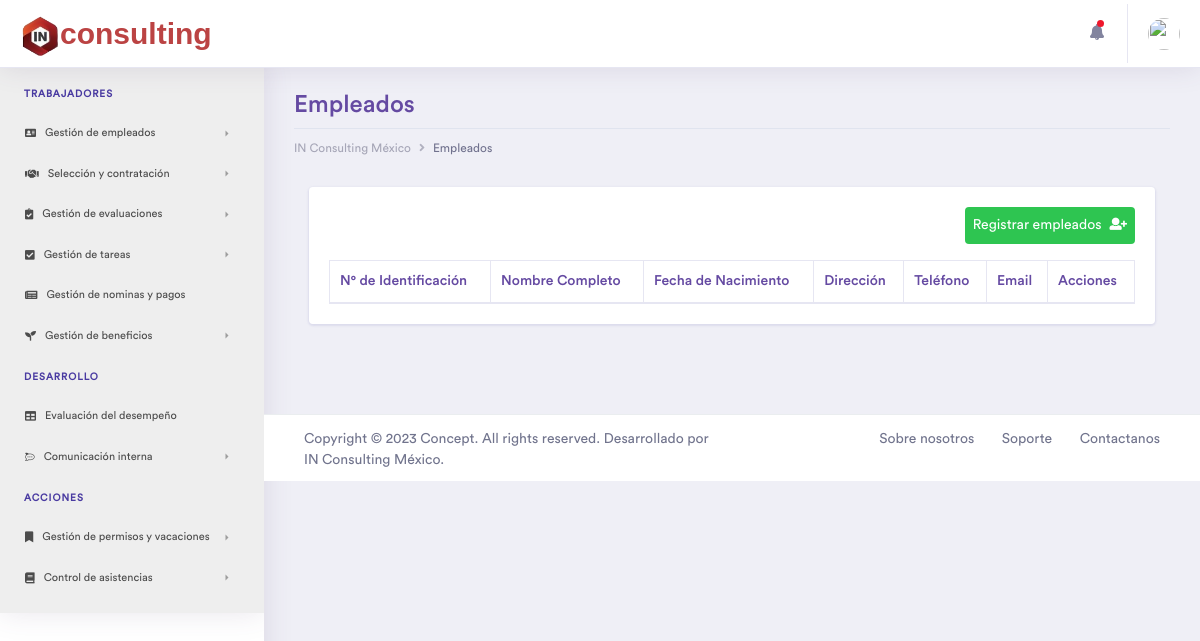
Page /Empleados on the earlier database version.
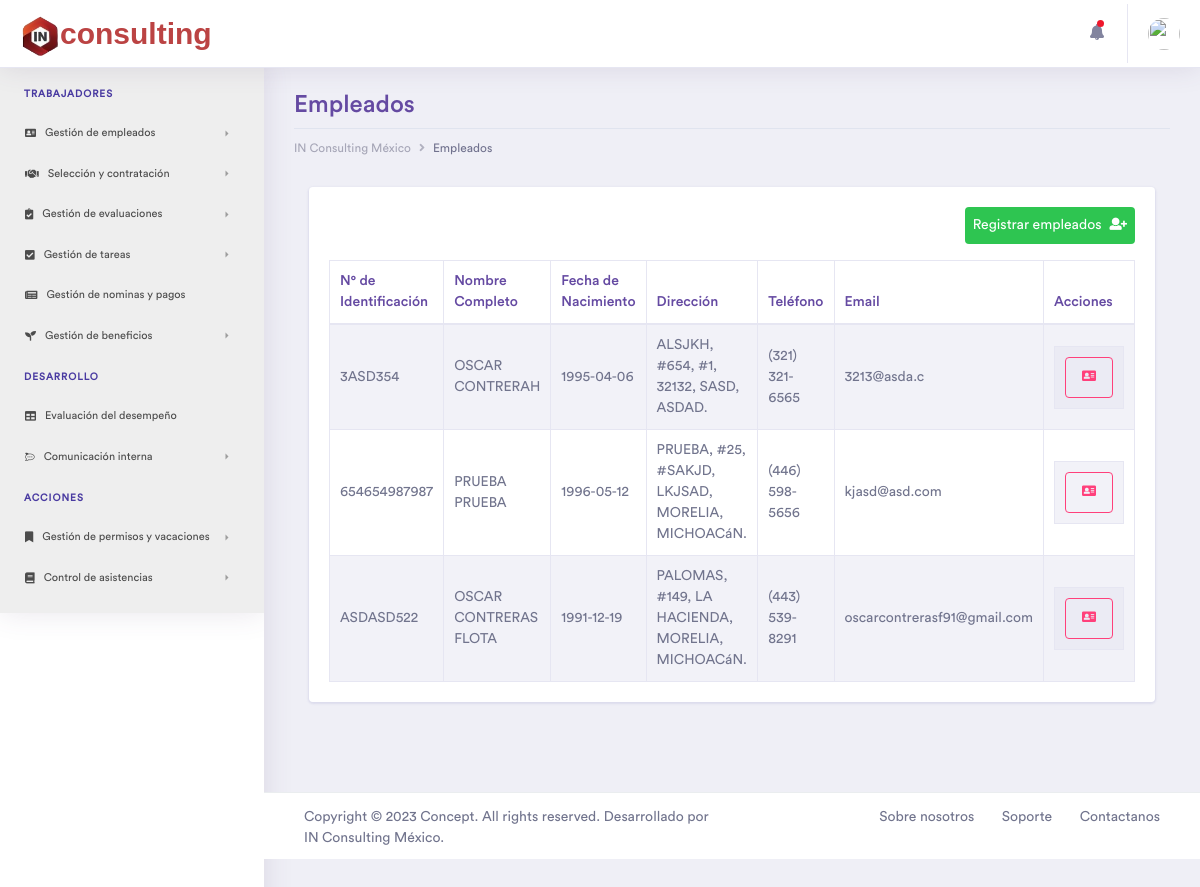
Same page on the later database version.
### tables this page shows
CREATE TABLE `empleados` (
  `idEmpleados` int(11) NOT NULL,
  `name` varchar(45) NOT NULL,
  `lastname` varchar(45) NOT NULL,
  `genero` varchar(1) NOT NULL,
  `fNac` date NOT NULL,
  `phone` varchar(15) NOT NULL,
  `email` varchar(45) NOT NULL,
  `identificacion` varchar(45) NOT NULL,
  `NSS` varchar(15) NOT NULL,
  `RFC` varchar(15) NOT NULL,
  `street` varchar(45) NOT NULL,
  `numE` varchar(5) NOT NULL,
  `numI` varchar(5) DEFAULT NULL,
  `colonia` varchar(45) NOT NULL,
  `CP` varchar(8) NOT NULL,
  `municipio` varchar(30) NOT NULL,
  `estado` varchar(45) NOT NULL,
  `fecha_contratado` date NOT NULL DEFAULT current_timestamp()
);

### controller/plantilla.controlador.php (called while the page is built)
<?php
Class ControladorPlantilla{
	public function ctrTraerPlantilla(){
		include "view/plantilla.php";
	}
}

### index.php (called while the page is built)
<?php
require_once "controller/plantilla.controlador.php";
require_once "controller/formularios.controlador.php";
require_once "model/formularios.modelo.php";
$plantilla = new ControladorPlantilla();
$plantilla -> ctrTraerPlantilla();

### controller/formularios.controlador.php (called while the page is built, shortened)
<?php
class ControladorFormularios{
	static public function ctrVerEmpleados($item, $valor){
		$tabla = "empleados";
		$respuesta = ModeloFormularios::mdlVerEmpleados($tabla, $item, $valor);
		return $respuesta;
	}
	static public function ctrNumeroTelefonico($phone){
		$numero = ModeloFormularios::mdlNumeroTelefonico($phone);
		return $numero;
	}
}

### model/conexion.php (called while the page is built)
<?php
class Conexion{
  static public function conectar(){
    $link = new PDO("mysql:host=localhost;dbname=inrh",
                  "root",
                  "");
    $link->exec("set names utf8");
    return $link;
  }
}

### model/formularios.modelo.php (called while the page is built, shortened)
<?php
require_once "conexion.php";
class ModeloFormularios{
	static public function mdlVerEmpleados($tabla, $item, $valor){
		if($item == null && $valor == null){
			$sql = "SELECT e.idEmpleados, e.name, e.lastname, e.genero, e.fNac, e.phone, e.email, e.identificacion, e.NSS, e.RFC, e.street, e.numE, e.numI, e.colonia, e.CP, e.estado, e.municipio, e.fecha_contratado, m.nameEmer, m.parentesco, m.phoneEmer
				FROM Empleados e
				INNER JOIN Emergencia m ON e.idEmpleados = m.Empleados_idEmpleados ORDER BY idEmpleados DESC;";
			$stmt = Conexion::conectar()->prepare($sql);
			$stmt->execute();
			return $stmt -> fetchAll();
		}
	}
	static public function mdlNumeroTelefonico($number){
	    $number = preg_replace('/[^0-9]/', '', $number);
	    $length = strlen($number);
	    if($length == 10){
	        $number = preg_replace('/([0-9]{3})([0-9]{3})([0-9]{4})/', '($1) $2-$3', $number);
	    }elseif($length == 11){
	        $number = preg_replace('/([0-9]{1})([0-9]{3})([0-9]{3})([0-9]{4})/', '+$1 ($2) $3-$4', $number);
	    }
	    return $number;
	}
}

### view/pages/Empleados.php (the view, shortened to what this page needs)
<?php
$empleados = ControladorFormularios::ctrVerEmpleados(null, null);
?><div class="container-fluid dashboard-content ">
	<div class="row">
		<div class="col-xl-12 col-lg-12 col-md-12 col-sm-12 col-12">
			<div class="page-header">
				<h2 class="pageheader-title">Empleados</h2>
				<div class="page-breadcrumb">
					<nav aria-label="breadcrumb">
						<ol class="breadcrumb">
							<li class="breadcrumb-item"><a href="Inicio" class="breadcrumb-link">IN Consulting México</a></li>
							<li class="breadcrumb-item active" aria-current="page">Empleados</li>
						</ol>
					</nav>
				</div>
			</div>
		</div>
	</div>
	<div class="ecommerce-widget">
		<div class="col-xl-12 col-lg-12 col-md-12 col-sm-12 col-12">
			<div class="card">
				<div class="card-body">
					<a href="RegistroEmpleados" class="btb btn-success p-2 rounded mb-3 float-right">
						Registrar empleados<i class="fas fa-user-plus ml-2"></i>
					</a>
					<div class="table-responsive">
						<table id="example" class="table table-striped table-bordered second" style="width:100%">
							<thead>
								<tr>
									<th>N° de Identificación</th>
									<th>Nombre Completo</th>
									<th>Fecha de Nacimiento</th>
									<th>Dirección</th>
									<th>Teléfono</th>
									<th>Email</th>
									<th>Acciones</th>
								</tr>
							</thead>
							<tbody>
								<?php foreach ($empleados as $key => $value): ?>
								<tr>
									<td><?php echo strtoupper($value['identificacion']); ?></td>
									<td><?php echo strtoupper($value['name'].' '.$value['lastname']); ?></td>
									<td><?php echo $value['fNac']; ?></td>
								<?php if ($value['numI']==null || $value['numI'] == ""): ?>
									<td><?php echo strtoupper($value['street'].", #".$value['numE'].", ".$value['colonia'].", ".$value['municipio'].", ".$value['estado']."."); ?></td>
								<?php else: ?>
									<td><?php echo strtoupper($value['street'].", #".$value['numE'].", #".$value['numI'].", ".$value['colonia'].", ".$value['municipio'].", ".$value['estado']."."); ?></td>
								<?php endif ?>
								<?php
									$formattedNumber = ControladorFormularios::ctrNumeroTelefonico($value['phone']);
								?>
									<td><?php echo $formattedNumber; ?></td>
									<td><?php echo $value['email']; ?></td>
									<td>
										<table>
											<tr>
												<td>
													<form method="POST" action="Colaborador">
													<button class="btn btn btn-outline-secondary rounded btn-block" name="Editar" value="<?php echo $value['idEmpleados'];?>">
														<i class="fas fa-address-card"></i>
													</button>
													</form>
												</td>
											</tr>
										</table>
									</td>
								</tr>
								<?php endforeach ?>
							</tbody>
						</table>
					</div>
				</div>
			</div>
		</div>
	</div>
</div>

### view/plantilla.php (shortened to what this page needs)
<!doctype html>
<html lang="es">
<head>
	<link rel="stylesheet" href="assets/vendor/bootstrap/css/bootstrap.min.css">
	<link href="assets/vendor/fonts/circular-std/style.css" rel="stylesheet">
	<link rel="stylesheet" href="assets/libs/css/style.css">
	<link rel="stylesheet" href="assets/vendor/fonts/fontawesome/css/fontawesome-all.css">
	<link rel="stylesheet" href="assets/vendor/charts/chartist-bundle/chartist.css">
	<link rel="stylesheet" href="assets/vendor/charts/morris-bundle/morris.css">
	<link rel="stylesheet" href="assets/vendor/fonts/material-design-iconic-font/css/materialdesignicons.min.css">
	<link rel="stylesheet" href="assets/vendor/charts/c3charts/c3.css">
	<link rel="stylesheet" href="assets/vendor/fonts/flag-icon-css/flag-icon.min.css">
	<link rel="stylesheet" type="text/css" href="assets/vendor/datatables/css/dataTables.bootstrap4.css">
	<link rel="stylesheet" type="text/css" href="assets/vendor/datatables/css/buttons.bootstrap4.css">
	<link rel="stylesheet" type="text/css" href="assets/vendor/datatables/css/select.bootstrap4.css">
	<link rel="stylesheet" type="text/css" href="assets/vendor/datatables/css/fixedHeader.bootstrap4.css">
    <link rel="stylesheet" href="assets/vendor/fonts/simple-line-icons/css/simple-line-icons.css">
    <link rel="stylesheet" href="assets/vendor/fonts/material-design-iconic-font/css/materialdesignicons.min.css">
    <link rel="stylesheet" href="assets/vendor/fonts/themify-icons/themify-icons.css">
</head>
<body>
	<?php
	if(isset($_GET["pagina"])){
		if($_GET["pagina"] == "Empleados" ||
			$_GET["pagina"] == "RegistroEmpleados" ||
			$_GET["pagina"] == "InformacionLaboral" ||
			$_GET["pagina"] == "Formacion" ||
			$_GET["pagina"] == "HistorialLaboral" ||
			$_GET["pagina"] == "Departamento" ||
			$_GET["pagina"] == "Colaborador" ||
			$_GET["pagina"] == "somos"
		){
			echo '
		<div class="dashboard-main-wrapper">';
		include "pages/navs/navbar.php";
		include "pages/navs/sidenav.php";
		echo'
		<div class="dashboard-wrapper">
		<div class="dashboard-ecommerce">';
		include "pages/".$_GET["pagina"].".php";
	}elseif($_GET["pagina"] == "Login"){
		include "pages/".$_GET["pagina"].".php";
	}else{
		include "pages/404-page.html";
	}
	}
	include "pages/navs/footer.php";
?>
</div>
</div>
</div>
</body>
</html>

### view/pages/navs/navbar.php (shortened to what this page needs)
<div class="dashboard-header">
	<nav class="navbar navbar-expand-lg bg-white fixed-top">
		<a class="navbar-brand rambla" href="index.html"><img src="assets/images/logo.png" width="40px" height="auto">consulting</a>
		<div class="collapse navbar-collapse " id="navbarSupportedContent">
			<ul class="navbar-nav ml-auto navbar-right-top">
				<li class="nav-item dropdown notification">
					<a class="nav-link nav-icons" href="#" id="navbarDropdownMenuLink1" data-toggle="dropdown" aria-haspopup="true" aria-expanded="false"><i class="fas fa-fw fa-bell"></i> <span class="indicator"></span></a>
				</li>
				<li class="nav-item dropdown nav-user">
					<a class="nav-link nav-user-img" href="#" id="navbarDropdownMenuLink2" data-toggle="dropdown" aria-haspopup="true" aria-expanded="false"><img src="assets/images/avatar-1.jpg" alt="" class="user-avatar-md rounded-circle"></a>
				</li>
			</ul>
		</div>
	</nav>
</div>

### view/pages/navs/sidenav.php (shortened to what this page needs)
<div class="nav-left-sidebar">
	<div class="menu-list">
		<nav class="navbar navbar-expand-lg sidebar-dark">
			<div class="collapse navbar-collapse" id="navbarNav">
				<ul class="navbar-nav flex-column">
					<li class="nav-divider">
						Trabajadores
					</li>
					<li class="nav-item">
						<a class="nav-link" href="#" data-toggle="collapse" aria-expanded="false" data-target="#submenu-1" aria-controls="submenu-1"><i class="fas fa-address-card"></i>Gestión de empleados</a>
					</li>
					<li class="nav-item">
						<a class="nav-link" href="#" data-toggle="collapse" aria-expanded="false" data-target="#submenu-2" aria-controls="submenu-2"><i class="fas fa-handshake"></i>Selección y contratación</a>
					</li>
					<li class="nav-item">
						<a class="nav-link" href="#" data-toggle="collapse" aria-expanded="false" data-target="#submenu-3" aria-controls="submenu-3"><i class="fas fa-clipboard-check"></i> Gestión de evaluaciones</a>
					</li>
					<li class="nav-item">
						<a class="nav-link" href="#" data-toggle="collapse" aria-expanded="false" data-target="#submenu-4" aria-controls="submenu-4"><i class=" fas fa-check-square"></i>Gestión de tareas</a>
					</li>
					<li class="nav-item">
						<a class="nav-link" href="#"><i class="fas fa-newspaper"></i>Gestión de nominas y pagos</a>
					</li>
					<li class="nav-item">
						<a class="nav-link" href="#" data-toggle="collapse" aria-expanded="false" data-target="#submenu-6" aria-controls="submenu-6"><i class="fas fa-seedling"></i>Gestión de beneficios</a>
					</li>
					<li class="nav-divider">
						Desarrollo
					</li>
					<li class="nav-item">
						<a class="nav-link" href="Evaluación"><i class="fas fa-table"></i>Evaluación del desempeño</a>
					</li>
					<li class="nav-item">
						<a class="nav-link" href="#" data-toggle="collapse" aria-expanded="false" data-target="#submenu-8" aria-controls="submenu-8"><i class="fab fa-rocketchat"></i>Comunicación interna</a>
					</li>
					<li class="nav-divider">
						Acciones
					</li>
					<li class="nav-item">
						<a class="nav-link" href="#" data-toggle="collapse" aria-expanded="false" data-target="#submenu-10" aria-controls="submenu-10"><i class="fas fa-bookmark"></i>Gestión de permisos y vacaciones</a>
					</li>
					<li class="nav-item">
						<a class="nav-link" href="#" data-toggle="collapse" aria-expanded="false" data-target="#submenu-11" aria-controls="submenu-11"><i class="fas fa-book"></i>Control de asistencias</a>
					</li>
				</ul>
			</div>
		</nav>
	</div>
</div>

### view/pages/navs/footer.php
<div class="footer">
    <div class="container-fluid">
        <div class="row">
            <div class="col-xl-6 col-lg-6 col-md-6 col-sm-12 col-12">
                 Copyright © 2023 Concept. All rights reserved. Desarrollado por IN Consulting México.
            </div>
            <div class="col-xl-6 col-lg-6 col-md-6 col-sm-12 col-12">
                <div class="text-md-right footer-links d-none d-sm-block">
                    <a href="somos">Sobre nosotros</a>
                    <a href="javascript: void(0);">Soporte</a>
                    <a href="javascript: void(0);">Contactanos</a>
                </div>
            </div>
        </div>
    </div>
</div>

Differences in the rows shown:
added empleados: identificacion "3ASD354", name+lastname "OSCAR CONTRERAH", fNac "1995-04-06", street+numE+numI "ALSJKH, #654, #1, 32132, SASD, ASDAD.", phone "(321) 321-6565", email "3213@asda.c", $value['idEmpleados'] 5 (drawn)
added empleados: identificacion "654654987987", name+lastname "PRUEBA PRUEBA", fNac "1996-05-12", street+numE+numI "PRUEBA, #25, #SAKJD, LKJSAD, MORELIA, MICHOACáN.", phone "(446) 598-5656", email "kjasd@asd.com", $value['idEmpleados'] 4 (drawn)
added empleados: identificacion "ASDASD522", name+lastname "OSCAR CONTRERAS FLOTA", fNac "1991-12-19", street+numE+colonia "PALOMAS, #149, LA HACIENDA, MORELIA, MICHOACáN.", phone "(443) 539-8291", email "oscarcontrerasf91@gmail.com", $value['idEmpleados'] 3 (drawn)
